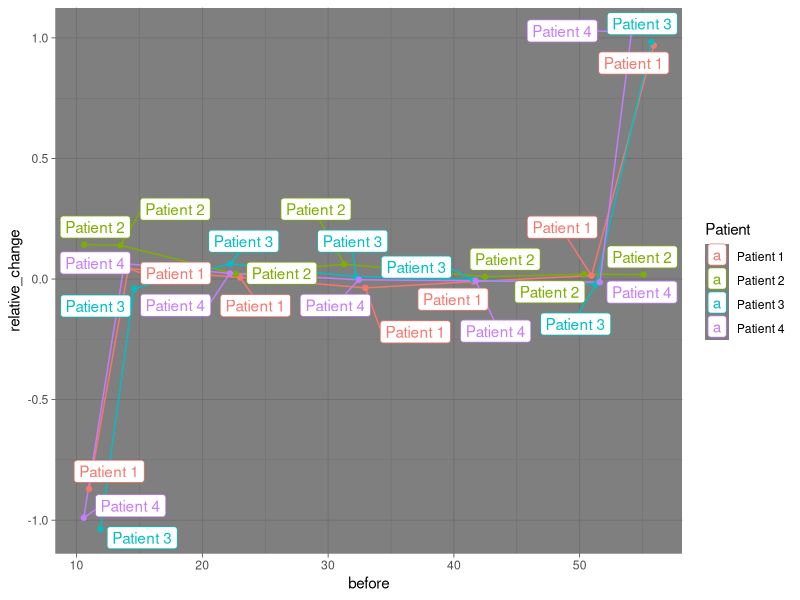

This figure's R source:
## ---- chunk 1
library(tidyverse)
library(readxl)

# Read in the file "example_patientdata.xlsx" into a variable
# Also read in the second sheet into another variable. This table contains the outcomes for each patient

# set working directory to proper location
# mypwd <- getwd()
# (newpwd <- paste0(mypwd, "/R_exercises/03 Friday"))
# setwd(newpwd)

patientdata <- read_excel("example_patientdata.xlsx")
outcomes <- read_excel("example_patientdata.xlsx",sheet="Outcome")

patientdata
outcomes
## ---- chunk 2
print("Some Text")
## ---- chunk 3
"Some Text" %>% print()
## ---- chunk 4
# Step by step, using variables
some_text <- "Some Text"
some_text_uppercase <- toupper(some_text)
print(some_text_uppercase)
## ---- chunk 5
# Same thing, with nested functions
print(toupper("Some Text"))
## ---- chunk 6
# Now as a pipeline
"Some Text" %>% toupper() %>% print()
## ---- chunk 7
# The output of a pipeline can be assigned to a variable

my_uppercase_text <- "Some Text" %>% toupper()
my_uppercase_text
## ---- chunk 8
# use pivot_longer on our patient data, replace [...] below
str(patientdata)
patientdata_tidy <- patientdata %>% pivot_longer(cols = colnames(patientdata)[2:ncol(patientdata)], names_to = "name", values_to = "value")
## ---- chunk 9
# Split the name column, by extending the pipeline above, replace [...] below
patientdata_tidy <- patientdata_tidy %>% separate(col = name, into = c("Patient", "MeasureMoment"), sep = ", ")
patientdata_tidy
## ---- chunk 10
# go wide again
patientdata_littleWider <- patientdata_tidy %>%
    pivot_wider(names_from = MeasureMoment, values_from = value)
## ---- chunk 11
 patientdata_plot <- patientdata_tidy %>%
    pivot_wider(names_from = MeasureMoment, values_from = value) %>%
    mutate(relative_change = log2(after / before))
patientdata_plot
## ---- chunk 12
myplot <- ggplot(patientdata_plot, aes(x=before, y=relative_change, col=Patient))
## ---- chunk 13
myplot2 <- myplot + geom_line() + geom_point()
## ---- chunk 14
??geom_label_repel
## ---- chunk 15
library(ggrepel)
myplot2  + geom_label_repel(aes(label=Patient)) + theme_dark()
## ---- chunk 16
library(ggpubr)
